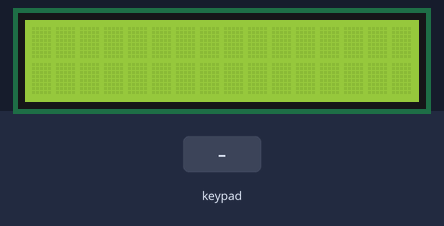
Bench run of a sketch on a simulated Arduino Uno, built with avr-gcc and run on an emulated ATmega328P. On the bench: 16×2 character LCD. The inputs (shaded band) are chosen by the test bench.

Above: at 1.2 s.
1.3 s: keypad keys 7 + 5 = pressed 0.4 s apart
At 3.5 s:
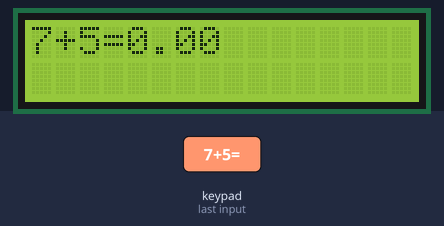
4.4 s: key '+' pressed
At 5.1 s:
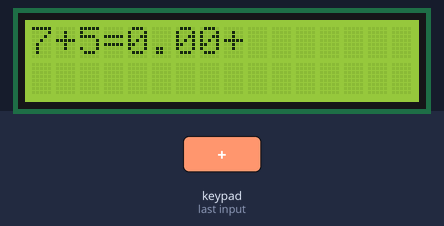
5.9 s: keypad keys 6 * 7 = pressed 0.4 s apart
At 8.3 s:
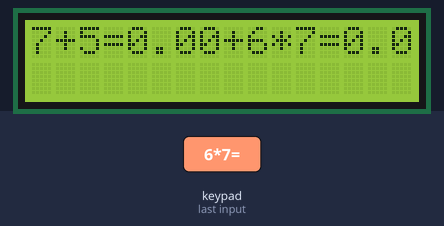
Timing chart, 0 to 9.8 s (numbered marks = the images above; inputs shaded):
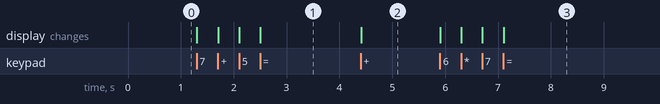

Measured:
- after the input at 1.3 s, the display: first changes at once (image 1 shows a later state)
- after the input at 4.4 s, the display: changes at once (image 2)
- after the input at 5.9 s, the display: first changes at once (image 3 shows a later state)

The sketch:

sketch_dec17b.ino
```cpp
#include <Wire.h>
#include <LCD.h>
#include <LiquidCrystal_I2C.h>
#include <Keypad.h>

#define I2C_ADDR 0x27

LiquidCrystal_I2C pantalla(I2C_ADDR, 2, 1, 0, 4, 5, 6, 7);

const byte filas = 4;
const byte columnas = 4;
byte pinsFila[filas] = {7, 6, 5, 4};
byte pinsColumna[columnas] = {3, 2, 1, 0};

char teclas[filas][columnas] = {
  {'1', '2', '3', ' '},
  {'4', '5', '6', '+'},
  {'7', '8', '9', '-'},
  {'*', '0', '/', '='}
};

char tecla;
String numero;
int numeroInt;
double resultat = 0;

Keypad teclado = Keypad(makeKeymap(teclas), pinsFila, pinsColumna, filas, columnas);

void setup()
{
  pantalla.begin(16, 2);
  pantalla.setBacklightPin(3, POSITIVE);
  pantalla.setBacklight(HIGH);

  pantalla.home();
}
void loop()
{
  tecla = teclado.waitForKey();

  pantalla.print(tecla);

  if (tecla == ' ')
  {
    pantalla.clear();
  }

  if (!teclaOperador)
  {
    numero += tecla;
  }
  else if (tecla == '=')
  {
    pantalla.print(resultat);
  }
  else
  {
    numeroInt = numero.toInt();

    if (tecla == '+')
    {
      resultat += numeroInt;
    }
    else if (tecla == '-')
    {
      resultat -= numeroInt;
    }
    else if (tecla == '*')
    {
      resultat *= numeroInt;
    }
    else if (tecla == '/')
    {
      resultat /= numeroInt;
    }
  }
}

bool teclaOperador()
{
  bool operador = true;

  if (tecla != '+' && tecla != '-' && tecla != '*' && tecla )
  {
    operador = false;
  }

  return operador;
}
```
